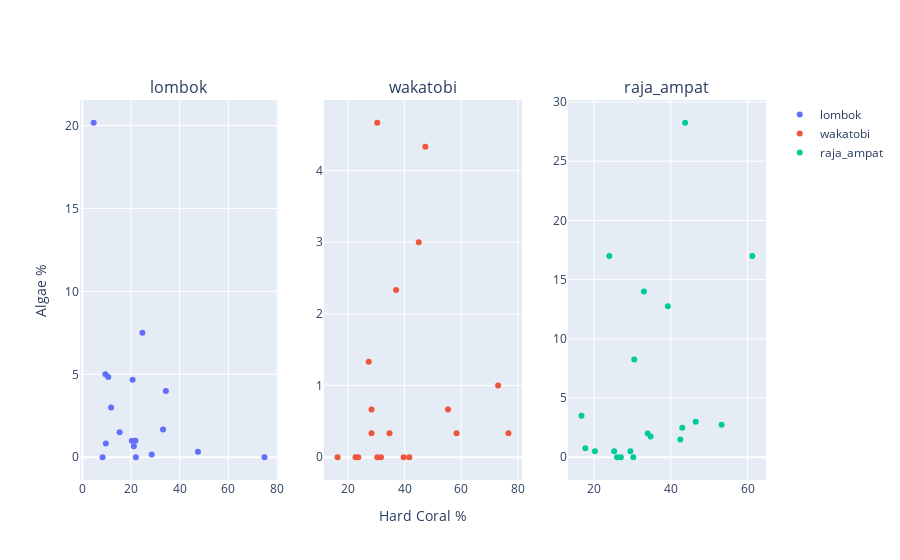

Notebook source saved alongside this figure:
### Code cell
# import plotly.subplots as sp


# Get unique regions from the 'region' column
unique_regions = drivers_data['region'].unique()

# Create subplots with one subplot for each region
fig = sp.make_subplots(rows=1, cols=len(unique_regions), subplot_titles=unique_regions)

# Loop through each unique region and create a scatter plot for it
for i, region in enumerate(unique_regions, start=1):
    region_data = drivers_data[drivers_data['region'] == region]
    
    scatter = go.Scatter(
        x=region_data['hard_coral'],
        y=region_data['algae'],
        mode='markers',
        name=region,
        text=region_data['region']
    )
    
    fig.add_trace(scatter, row=1, col=i)

# # Update layout for the main figure
# fig.update_layout(
#     title='Scatter Plots of Hard Coral % vs. Algae by Region %',
#     xaxis_title='Hard Coral %',
#     yaxis_title='Algae' %,
# )

# Set the axis labels for the center subplot
    if i == (len(unique_regions) + 1) // 2:
        fig.update_xaxes(title_text='Hard Coral %', row=1, col=i)
        fig.update_yaxes(title_text='Algae %', row=1, col=1)


# Show the chart
fig.show()

### Figure 1 — Plotly figure (JSON) as saved in the notebook; plotly's stock layout.template omitted (floating-point values rounded to 4 significant figures)
{"data": [{"mode": "markers", "name": "lombok", "text": ["lombok", "lombok", "lombok", "lombok", "lombok", "lombok", "lombok", "lombok", "lombok", "lombok", "lombok", "lombok", "lombok", "lombok", "lombok", "lombok", "lombok", "lombok"], "type": "scatter", "x": [20.67, 21.17, 15.33, 33.17, 10.67, 34.33, 28.5, 8.333, 9.667, 4.667, 9.5, 22, 47.5, 74.83, 21.83, 20.33, 11.83, 24.67], "xaxis": "x", "y": [4.667, 0.6667, 1.5, 1.667, 4.833, 4, 0.1667, 0, 0.8333, 20.17, 5, 0, 0.3333, 0, 1, 1, 3, 7.5], "yaxis": "y"}, {"mode": "markers", "name": "wakatobi", "text": ["wakatobi", "wakatobi", "wakatobi", "wakatobi", "wakatobi", "wakatobi", "wakatobi", "wakatobi", "wakatobi", "wakatobi", "wakatobi", "wakatobi", "wakatobi", "wakatobi", "wakatobi", "wakatobi", "wakatobi", "wakatobi", "wakatobi"], "type": "scatter", "x": [28.33, 34.67, 31.67, 23.67, 55.33, 45, 47.33, 58.33, 30.33, 37, 73, 41.67, 16.33, 22.67, 27.33, 28.33, 30.33, 39.67, 76.67], "xaxis": "x2", "y": [0.6667, 0.3333, 0, 0, 0.6667, 3, 4.333, 0.3333, 0, 2.333, 1, 0, 0, 0, 1.333, 0.3333, 4.667, 0, 0.3333], "yaxis": "y2"}, {"mode": "markers", "name": "raja_ampat", "text": ["raja_ampat", "raja_ampat", "raja_ampat", "raja_ampat", "raja_ampat", "raja_ampat", "raja_ampat", "raja_ampat", "raja_ampat", "raja_ampat", "raja_ampat", "raja_ampat", "raja_ampat", "raja_ampat", "raja_ampat", "raja_ampat", "raja_ampat", "raja_ampat", "raja_ampat", "raja_ampat"], "type": "scatter", "x": [43, 25.25, 34.75, 46.5, 27, 26, 34, 29.5, 33, 39.25, 61.25, 30.5, 53.25, 30.25, 42.5, 43.75, 20.25, 17.75, 16.75, 24], "xaxis": "x3", "y": [2.5, 0.5, 1.75, 3, 0, 0, 2, 0.5, 14, 12.75, 17, 8.25, 2.75, 0, 1.5, 28.25, 0.5, 0.75, 3.5, 17], "yaxis": "y3"}], "layout": {"annotations": [{"font": {"size": 16}, "showarrow": false, "text": "lombok", "x": 0.1444, "xanchor": "center", "xref": "paper", "y": 1, "yanchor": "bottom", "yref": "paper"}, {"font": {"size": 16}, "showarrow": false, "text": "wakatobi", "x": 0.5, "xanchor": "center", "xref": "paper", "y": 1, "yanchor": "bottom", "yref": "paper"}, {"font": {"size": 16}, "showarrow": false, "text": "raja_ampat", "x": 0.8556, "xanchor": "center", "xref": "paper", "y": 1, "yanchor": "bottom", "yref": "paper"}], "xaxis": {"anchor": "y", "domain": [0, 0.2889]}, "xaxis2": {"anchor": "y2", "domain": [0.3556, 0.6444], "title": {"text": "Hard Coral %"}}, "xaxis3": {"anchor": "y3", "domain": [0.7111, 1]}, "yaxis": {"anchor": "x", "domain": [0, 1], "title": {"text": "Algae %"}}, "yaxis2": {"anchor": "x2", "domain": [0, 1]}, "yaxis3": {"anchor": "x3", "domain": [0, 1]}}}
